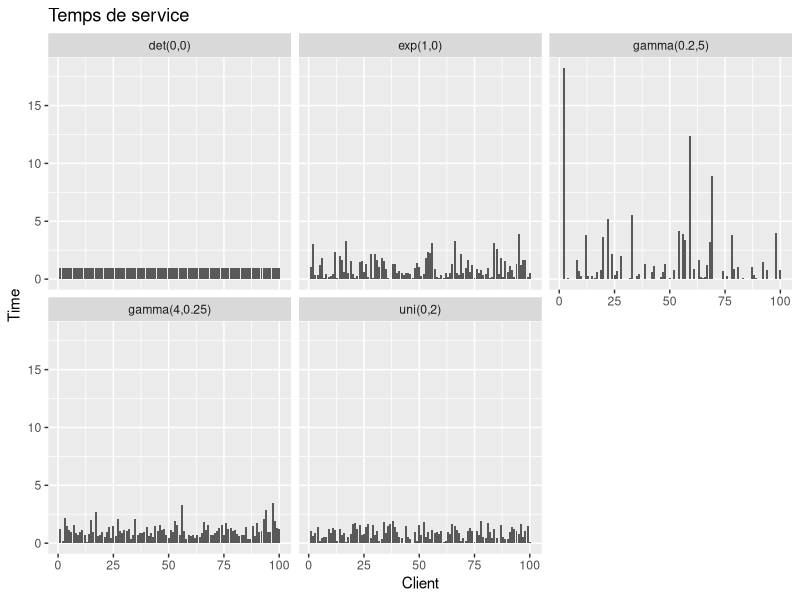
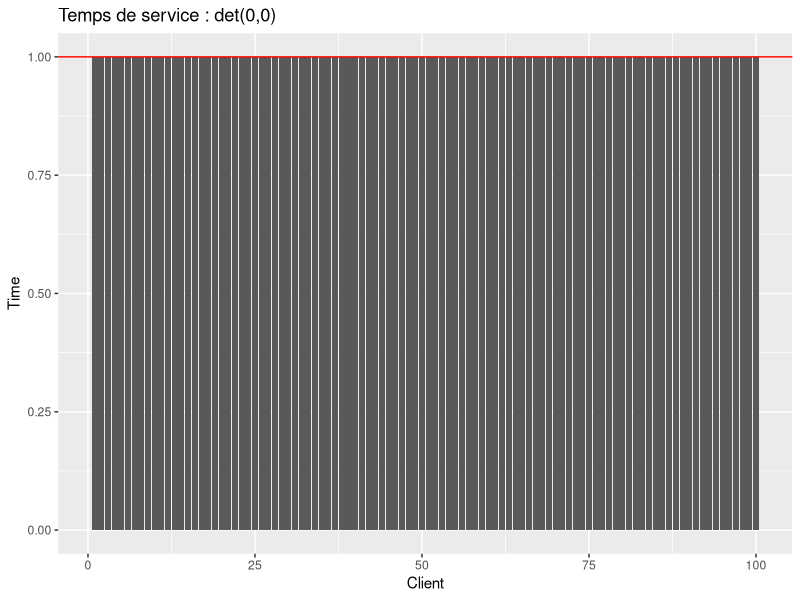
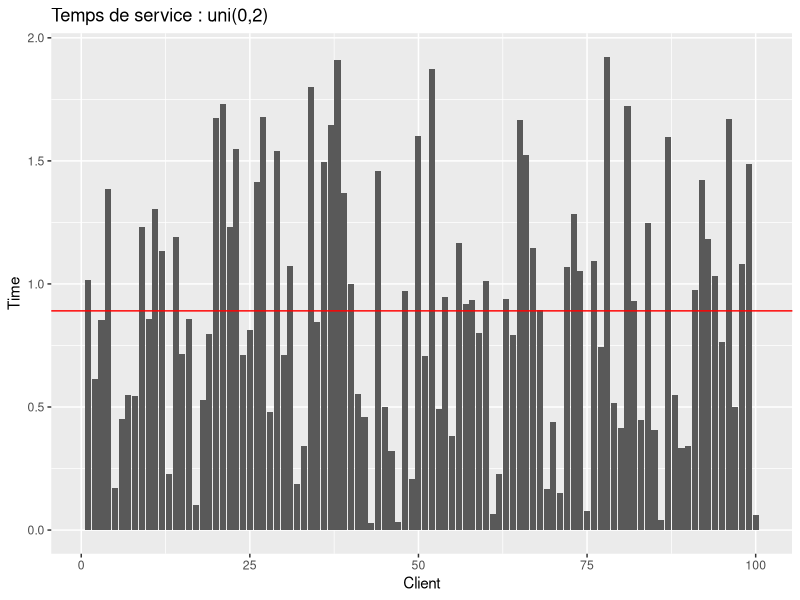
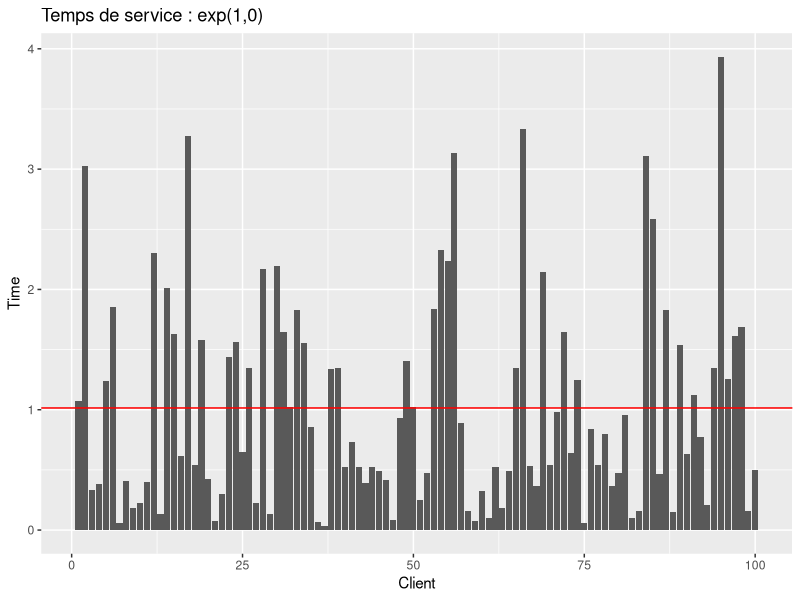
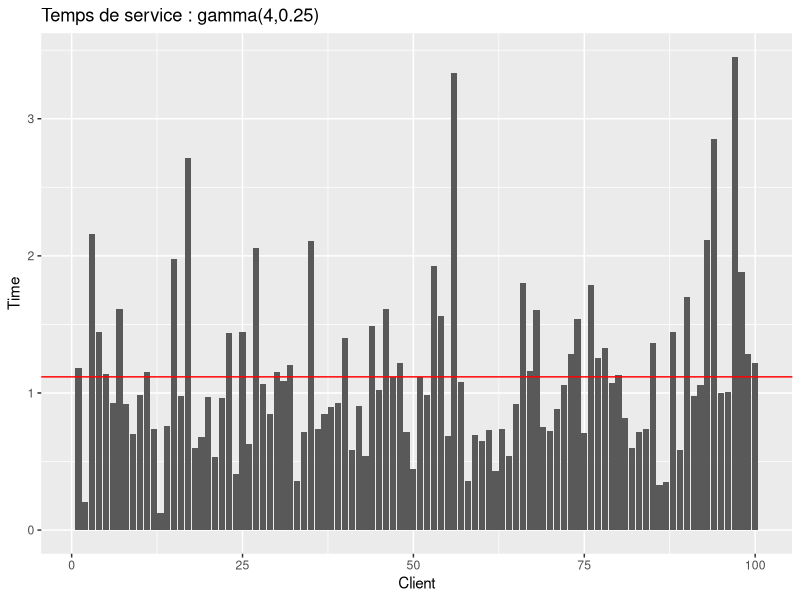
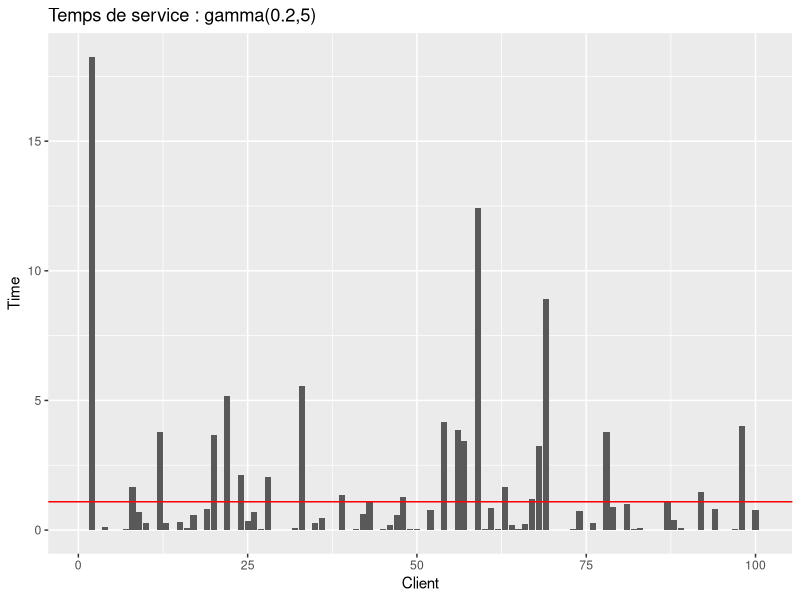
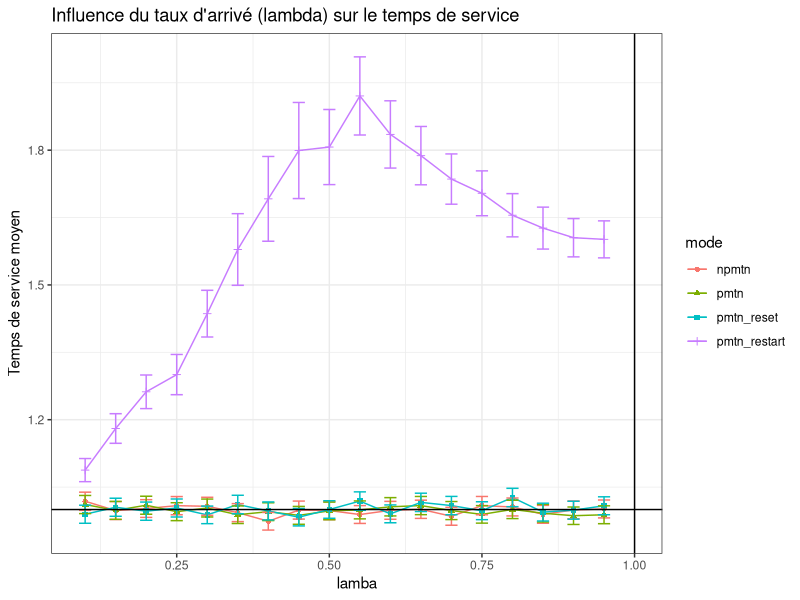
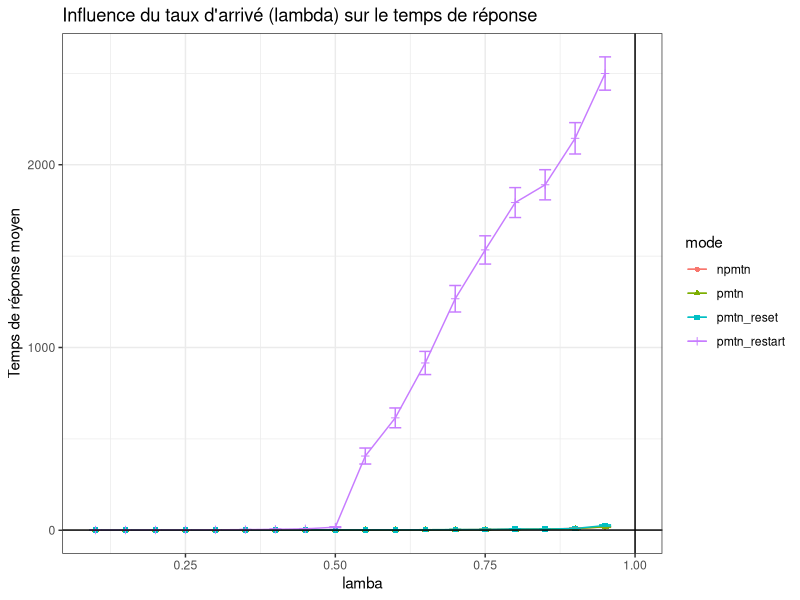

Generate these figures, in order, with R: (Note: a time limit stopped this script after it produced the figures.)
## ---- chunk 1
set.seed(10)
library(plyr)
library(ggplot2)

Service <- function(n=1,typeservice,x,y) {
# genere un temps de service
  switch(typeservice,
         det = rep(1,n),
         uni = runif(n,x,y),
         gamma = rgamma(n,shape=x,scale=y),
         exp = rexp(n,x)
         )
}

## ---- chunk 2
set.seed(10)

laws        = data.frame()
laws        = rbind(laws, data.frame(name="det(0,0)", fun="det", x=0, y=0))
laws        = rbind(laws, data.frame(name="uni(0,2)", fun="uni", x=0, y=2))
laws        = rbind(laws, data.frame(name="exp(1,0)", fun="exp", x=1, y=0))
laws        = rbind(laws, data.frame(name="gamma(4,0.25)", fun="gamma", x=4, y=0.25))
laws        = rbind(laws, data.frame(name="gamma(0.2,5)", fun="gamma", x=0.2, y=5))

n = 100
df = data.frame()

for (law in 1:nrow(laws)) {
  tmp = data.frame(value=Service(n, typeservice=as.character(laws[law,]$fun), laws[law,]$x, laws[law,]$y))
  tmp$id  = 1:length(tmp$value)  
  tmp$name = laws[law,]$name
  
  df = rbind(df, tmp)
}

## ---- chunk 3

ggplot(data=df, aes(x=id, y=value)) + 
  geom_bar(data=df,stat="identity", position="identity") + 
  #geom_hline(yintercept = mean(df$value), color="red") +
  facet_wrap(~name) +
  ylab("Time") + xlab("Client") + 
  ggtitle("Temps de service")


## ---- chunk 4

fun = df[df$name=="det(0,0)",]
ggplot(data=fun, aes(x=id, y=value)) + 
  geom_bar(data=fun,stat="identity", position="identity") + 
  geom_hline(yintercept = mean(fun$value), color="red") +
  ylab("Time") + xlab("Client") + 
  ggtitle(paste("Temps de service", as.character(fun[1,]$name), sep=" : "))

## ---- chunk 5

fun = df[df$name=="uni(0,2)",]
ggplot(data=fun, aes(x=id, y=value)) + 
  geom_bar(data=fun,stat="identity", position="identity") + 
  geom_hline(yintercept = mean(fun$value), color="red") +
  ylab("Time") + xlab("Client") + 
  ggtitle(paste("Temps de service", as.character(fun[1,]$name), sep=" : "))
## ---- chunk 6

fun = df[df$name=="exp(1,0)",]
ggplot(data=fun, aes(x=id, y=value)) + 
  geom_bar(data=fun,stat="identity", position="identity") + 
  geom_hline(yintercept = mean(fun$value), color="red") +
  ylab("Time") + xlab("Client") + 
  ggtitle(paste("Temps de service", as.character(fun[1,]$name), sep=" : "))
## ---- chunk 7

fun = df[df$name=="gamma(4,0.25)",]
ggplot(data=fun, aes(x=id, y=value)) + 
  geom_bar(data=fun,stat="identity", position="identity") + 
  geom_hline(yintercept = mean(fun$value), color="red") +
  ylab("Time") + xlab("Client") + 
  ggtitle(paste("Temps de service", as.character(fun[1,]$name), sep=" : "))
## ---- chunk 8

fun = df[df$name=="gamma(0.2,5)",]
ggplot(data=fun, aes(x=id, y=value)) + 
  geom_bar(data=fun,stat="identity", position="identity") + 
  geom_hline(yintercept = mean(fun$value), color="red") +
  ylab("Time") + xlab("Client") + 
  ggtitle(paste("Temps de service", as.character(fun[1,]$name), sep=" : "))

## ---- chunk 9
var(df[df$name=="gamma(4,0.25)",]$value)
mean(df[df$name=="gamma(4,0.25)",]$value)
## ---- chunk 10
var(df[df$name=="gamma(0.2,5)",]$value)
mean(df[df$name=="gamma(0.2,5)",]$value)
## ---- chunk 11
FileLIFO <- function(n,lambda,typeservice,x,y,policy) {
    # simulates a M/GI/1 LIFO queue with different preemption policy
    # parameters:
    #    n :  total number of jobs
    #    lambda : arrival rate
    #    typeservice : service law (det uni gamma exp)
    #    x ,y : parameters of the service law
    #    policy: npmtn, pmtn, pmtn_restart, pmtn_reset
    # return value:
    #    vector with response time of each task assuming the queue is initially empty
    
    A <- rexp(n,lambda)         # inter arrival
    t1 <- cumsum(A)             # arrival dates
    t2 <- rep(NA,n)             # completion dates
    S <- Service(n,typeservice,x,y) # initial service times
    
    #### Variables that define the state of the queue
    t = 0               # current time
    remaining = rep(NA,n)  # how much work remains to do for each task
    running = NA        # index of the currently running task
    waiting = c()       # stack with tasks which have arrived and have not been completed yet
    next_arrival = 1    # index of the next task to arrive
    sys_vide = 0        # by curiosity let's count the number of times the system is empty
    sys_interrupted = 0 # by curiosity let's count the number of times the system is interrupted
    used = rep(0, n)    # by curiosity let's count the total of time used by a process (including its restart)
    #interrupted = data.frame()  # by curiosity let's save the preemptions for counting them later
    
    #### A few useful local functions 
    run_task = function() { # runs the last task of the waiting list
      #if there is still a process in the stack to run, we take the last one in
      if(length(waiting)>0) {
        running <<- waiting[length(waiting)] #it unstacks th e last one
        #we update the remaning time : it depends on the policy chosen
        remaining[running] <<- switch(policy,
                                      #the process restart from the beginning
                                      npmtn = S[running],
                                      
                                      #At first loop it takes S[running], but after remaining[running] is returned
                                      pmtn = min(S[running],remaining[running],na.rm=T),
                                      
                                      #the process restart from the beginning
                                      pmtn_restart = S[running],
                                      
                                      #the process restart with a shorter time
                                      pmtn_reset = Service(1,typeservice,x,y)
                                      )
        waiting <<- waiting[-length(waiting)] #renvoie le tableau privé de l'element a la position length(waiting) => le dernier element empilé
      }
    }

    push_task = function() { # insert the next_arrival-th task to the waiting list
                             # and run it if there is preemption
      if(policy != "npmtn") {
        if(!is.na(running)) {
          waiting <<- c(waiting,running) #it stacks the current process, if t==t1[next_arrival]
          #interrupted = rbind(interrupted, data.frame(id=running, when=t, remaining=remaining[running]))
        }
        running <<- NA
      }
      waiting <<- c(waiting,next_arrival)
      next_arrival <<- next_arrival+1 
      if(is.na(running)) { run_task() }
    }

    #### Main simulation loop
    while(TRUE) { 
      #dt is the time we will minus the remaning running process time
      # Look for next event
      dt = NA
      #have we reached the number max of process arrival ?
      if(next_arrival <=n) { dt = min(dt ,(t1[next_arrival]-t), na.rm=T ) } #dt=t1[..]-t it's a bit akward to take the min with dt because NA are deleted. Notice that t1[next_arrival]-t=dt is the next process arrival time - current time. So this is the elapsed time
      
      #is some process running ? if so, we finish executing it if its remainning time is lower than the delta time of the next arrival
      if(!is.na(running))  { dt = min(dt,remaining[running], na.rm=T) }
      
      #we've reached the max of process (no next arrival) and no process is running, we take off
      if(is.na(dt)) { break }
      
      # Update state
      t=t+dt
      if(!is.na(running)) {
        remaining[running] = remaining[running] - dt
        used[running] = used[running] + dt
        if(remaining[running]<=0) {
          t2[running] = t
          running = NA
          
          #it unstacks the last process and it launchs it depending on the policy chosen (resume, restart, restart with lower time), and affect remain[running] to the corresponding time service
          run_task()
        }
      }
      if((next_arrival<=n) & (t==t1[next_arrival])) {
        push_task() #insert the next_arrival-th task to the waiting list and run it if there is preemption
      }
      
    }
    
    #count the number of times the system is empty
    for(i in 2:n) {
      if ( t1[i]>t2[i-1]) {
        sys_vide = sys_vide + 1
      }
    }
    
    list (jobs = data.frame(arrival = t1, completion=t2, service=used, theoricService=S, response=(t2-t1)), 
          sys_vide = sys_vide)
}    

## ---- chunk 12

set.seed(10)
lambda_min  = 0.1
lambda_max  = 0.95
step        = 0.05
n           = 10000
x           = 1
y           = 1
policies    = c("npmtn","pmtn", "pmtn_restart", "pmtn_reset")

df = data.frame()
for(policy in policies){ 
  for(lambda in seq(lambda_min, lambda_max, step)) {
      route=FileLIFO(n, lambda, typeservice="exp", x, y, policy)
      tmp=route$jobs
      tmp$mode = policy
      tmp$lambda = lambda
      tmp$id=1:length(tmp$arrival)
      tmp$n = n
      tmp$sys_vide = route$sys_vide
      
      df = rbind(df, tmp)
  }
}


df

library(plyr)
res = ddply(df, c("mode", "lambda", "n", "sys_vide"), summarize, serviceM= mean(service), sd_service=sd(service), responseM=mean(response), sd_response=sd(response))
res


## ---- chunk 13
ggplot(data=res, aes(x = lambda, y = serviceM, color = mode, shape = mode)) + 
  geom_line() +
  geom_point() + 
  geom_errorbar(width = 0.02, aes(x = lambda, y = serviceM, ymin = serviceM - 2 * sd_service/sqrt(n), ymax = serviceM + 2 * sd_service/sqrt(n))) + 
  geom_vline(xintercept = 1) +
  geom_hline(yintercept = 1) +
  theme_bw() +
  xlab("lamba") +
  ylab("Temps de service moyen") +
  ggtitle("Influence du taux d'arrivé (lambda) sur le temps de service")


ggplot(data=res, aes(x = lambda, y = responseM, color = mode, shape = mode)) + 
  geom_line() +
  geom_point() + 
  geom_errorbar(width = 0.02, aes(x = lambda, y = responseM, ymin = responseM - 2 * sd_response/sqrt(n), ymax = responseM + 2 * sd_response/sqrt(n))) + 
  geom_vline(xintercept = 1) +
  geom_hline(yintercept = 1) +
  theme_bw() +
  xlab("lamba") +
  ylab("Temps de réponse moyen") +
  ggtitle("Influence du taux d'arrivé (lambda) sur le temps de réponse")
## ---- chunk 14
library(plyr)
res = ddply(df[df$law=="exp",], c("law", "mode", "lambda"), summarize, n = length(response), responseM=mean(response), sd_response=sd(response))
res

## ---- chunk 15

set.seed(10)
lambda_min  = 0.1
lambda_max  = 0.95
step        = 0.05
n           = 5000
policies    = c("npmtn","pmtn", "pmtn_restart", "pmtn_reset")

laws        = data.frame()
laws        = rbind(laws, data.frame(name="det(0,0)", fun="det", x=0, y=0))
laws        = rbind(laws, data.frame(name="uni(0,2)", fun="uni", x=0, y=2))
laws        = rbind(laws, data.frame(name="exp(1,0)", fun="exp", x=1, y=0))
laws        = rbind(laws, data.frame(name="gamma(4,0.25)", fun="gamma", x=4, y=0.25))
laws        = rbind(laws, data.frame(name="gamma(O.2,5)", fun="gamma", x=0.2, y=5))

df = data.frame()
for(law in 1:nrow(laws)) {
  for(policy in policies){ 
    for(lambda in seq(lambda_min, lambda_max, step)) {
        tmp=FileLIFO(n, lambda, typeservice=as.character(laws[law,]$fun), laws[law,]$x, laws[law,]$y, policy)$jobs
        tmp$mode = policy
        tmp$lambda = lambda
        tmp$id=1:length(tmp$arrival)
        tmp$law = laws[law,]$name
        df = rbind(df, tmp)
    }
  }
}

df

library(plyr)
res = ddply(df, c("law", "mode", "lambda"), summarize, n = length(response), responseM=mean(response), sd_response=sd(response))
res

## ---- chunk 16
ggplot(data=res, aes(x = lambda, y = responseM, color = mode, shape = mode)) + 
  geom_line() +
  geom_point() + 
  geom_errorbar(width = 0.02, aes(x = lambda, y = responseM, ymin = responseM - 2 * sd_response/sqrt(n), ymax = responseM + 2 * sd_response/sqrt(n))) + 
  geom_vline(xintercept = 1) +
  geom_hline(yintercept = 1) +
  theme_bw() +
  facet_wrap(~law) +
  xlab("lambda") +
  ylab("Temps de réponse moyen") +
  ggtitle("Influence du taux d'arrivé (lambda) sur le temps de réponse")

## ---- chunk 17

set.seed(10)
lambda_min  = 0.1
lambda_max  = 0.95
step        = 0.05
lambdas     = c(.2, .4, .6, .8) #seq(lambda_min, lambda_max, step)
n           = 5000
policies    = c("npmtn","pmtn", "pmtn_restart", "pmtn_reset")

laws        = data.frame()
laws        = rbind(laws, data.frame(name="exp(1,0)", fun="exp", x=1, y=0))
laws        = rbind(laws, data.frame(name="exp(5,0)", fun="exp", x=5, y=0))
laws        = rbind(laws, data.frame(name="exp(0.1 ,0)", fun="exp", x=0.1, y=0))

df = data.frame()
for(law in 1:nrow(laws)) {
  for(policy in policies){ 
    for(lambda in lambdas) {
        tmp=FileLIFO(n, lambda, typeservice=as.character(laws[law,]$fun), laws[law,]$x, laws[law,]$y, policy)$jobs
        tmp$mode = policy
        tmp$lambda = lambda
        tmp$id=1:length(tmp$arrival)
        tmp$law = laws[law,]$name
        df = rbind(df, tmp)
    }
  }
}

library(plyr)
res = ddply(df, c("law", "mode", "lambda"), summarize, n = length(response), responseM=mean(response), sd_response=sd(response))

## ---- chunk 18
ggplot(data=res, aes(x = lambda, y = responseM, color = mode, shape = mode)) + 
  geom_line() +
  geom_point() + 
  geom_errorbar(width = 0.02, aes(x = lambda, y = responseM, ymin = responseM - 2 * sd_response/sqrt(n), ymax = responseM + 2 * sd_response/sqrt(n))) + 
  geom_vline(xintercept = 1) +
  geom_hline(yintercept = 1) +
  theme_bw() +
  facet_wrap(~law) +
  xlab("lambda") +
  ylab("Temps de réponse moyen") +
  ggtitle("Influence du taux d'arrivé (lambda) sur le temps de réponse")

## ---- chunk 19
mean_service = ddply(df, c("law", "mode", "lambda"), summarize, n = length(theoricService), theoricService=mean(theoricService))

ddply(mean_service, c("law"), summarize, n = length(theoricService), theoricService=mean(theoricService))
